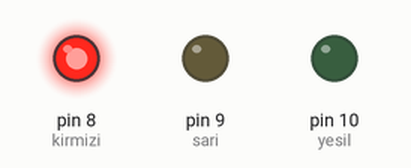
Bench run of a sketch on a simulated Arduino Uno, built with avr-gcc and run on an emulated ATmega328P. Shown: output pins drawn as LEDs (lit = HIGH).

Above: at 5.0 s.
At 16.0 s:
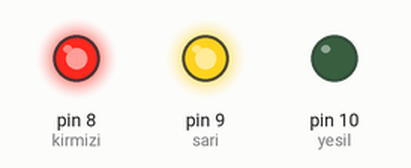
At 24.5 s:
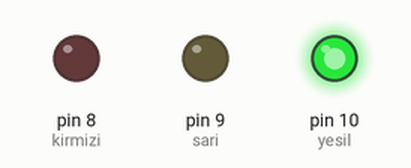
Timing chart, 0 to 35.1 s (numbered marks = the images above):
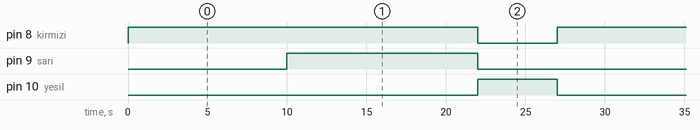

The sketch:

IoT_Problem_Seti_2.ino
```cpp
#define kirmizi 8
#define sari 9     // Ledlerimizi tanımlıyoruz.
#define yesil 10

void setup() {

  pinMode(kirmizi , OUTPUT);
  pinMode(sari , OUTPUT);    // Ledlerimizi "output" olarak belirtiyoruz.
  pinMode(yesil , OUTPUT);

}

void loop() {
  // Problem Seti 2'yi gerçekleştirmek için kırmızı,sarı ve yeşil ledlerimizi
  // bizden istenildiği gibi HIGH veya LOW yazıyoruz.

  digitalWrite(kirmizi , HIGH);
  delay(10000);
  digitalWrite(sari , HIGH);
  digitalWrite(kirmizi , HIGH);
  delay(12000);
  digitalWrite(kirmizi , LOW);
  digitalWrite(sari , LOW);
  digitalWrite(yesil , HIGH);
  delay(5000);
  digitalWrite(yesil , LOW);
}
```

Measured:
- by itself, pin 8 (kirmizi): alternates HIGH for 22.0 s and LOW for 5.0 s
- by itself, pin 9 (sari): alternates HIGH for 12.0 s and LOW for 15.0 s
- by itself, pin 10 (yesil): alternates HIGH for 5.0 s and LOW for 22.0 s
